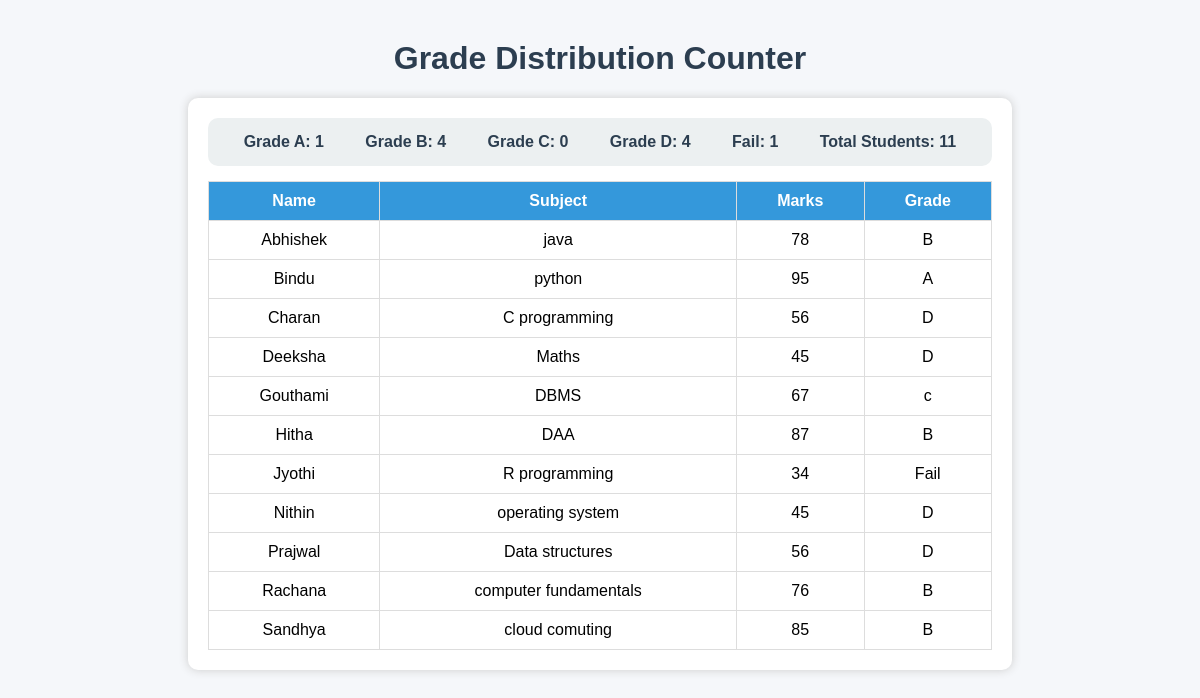
The page / on the database its author committed.
### students/models.py (models this page shows)
class Student(models.Model):
    name = models.CharField(max_length=100)
    subject = models.CharField(max_length=100)
    marks = models.IntegerField()
    def grade(self):
        if self.marks >= 90:
            return 'A'
        elif self.marks >= 75:
            return 'B'
        elif self.marks >= 60:
            return 'c'
        elif self.marks >= 40:
            return 'D'
        else:
            return 'Fail'

### students/views.py (the view)
# urls.py: path('',views.grade_distribution, name='grade_distribution'),
def grade_distribution(request):
    students = Student.objects.all()
    count_A = sum(1 for s in students if s.grade() == 'A')
    count_B = sum(1 for s in students if s.grade() == 'B')
    count_C = sum(1 for s in students if s.grade() == 'C')
    count_D = sum(1 for s in students if s.grade() == 'D')
    count_Fail = sum(1 for s in students if s.grade() == 'Fail')
    total = students.count()
    context = {
        'count_A': count_A,
        'count_B': count_B,
        'count_C': count_C,
        'count_D': count_D,
        'count_Fail': count_Fail,
        'total': total,
        'students': students
    }
    return render(request, 'grade_distribution.html', context)

### students/templates/grade_distribution.html (shortened to what this page needs)
<!DOCTYPE html>
<html lang="en">
<head>
</head>
<body>
     <h1> Grade Distribution Counter</h1>
     <div class="box">
         <div class="stats">
             <div>Grade A: {{ count_A }}</div>
             <div>Grade B: {{ count_B }}</div>
             <div>Grade C: {{ count_C }}</div>
             <div>Grade D: {{ count_D }}</div>
             <div>Fail: {{ count_Fail }}</div>
             <div>Total Students: {{ total }}</div>
         </div>
         <table>
             <tr>
                 <th>Name</th>
                 <th>Subject</th>
                 <th>Marks</th>
                 <th>Grade</th>
             </tr>
             {% for s in students %}
             <tr>
                 <td>{{ s.name }}</td>
                 <td>{{ s.subject }}</td>
                 <td>{{ s.marks }}</td>
                 <td>{{ s.grade }}</td>
             </tr>
             {% endfor %}
         </table>
     </div>
</body>
</html>

### students/templates/grade_distribution.html (style rules this page uses)
body { font-family: Arial; background-color: #f5f7fa; margin: 40px; }
h1 { text-align: center; color: #2c3e50; }
.box { width: 70%; margin: 20px auto; padding: 20px; background-color: white; border-radius: 10px; box-shadow: 0 0 10px #ccc; }
table { width: 100%; border-collapse: collapse; margin-top: 15px; }
th, td { border: 1px solid #ddd; padding: 10px; text-align: center; }
th { background-color: #3498db; color: white; }
.stats { display: flex; justify-content: space-around; background: #ecf0f1; padding: 15px; border-radius: 10px; margin-bottom: 15px; }
.stats div { font-weight: bold; color: #2c3e50; }

### rows shown on the page
Student: name "Abhishek", subject "java", marks "78", grade "B"
Student: name "Bindu", subject "python", marks "95", grade "A"
Student: name "Charan", subject "C programming", marks "56", grade "D"
Student: name "Deeksha", subject "Maths", marks "45", grade "D"
Student: name "Gouthami", subject "DBMS", marks "67", grade "c"
Student: name "Hitha", subject "DAA", marks "87", grade "B"
Student: name "Jyothi", subject "R programming", marks "34", grade "Fail"
Student: name "Nithin", subject "operating system", marks "45", grade "D"
Student: name "Prajwal", subject "Data structures", marks "56", grade "D"
Student: name "Rachana", subject "computer fundamentals", marks "76", grade "B"
Student: name "Sandhya", subject "cloud comuting", marks "85", grade "B"

### other values the page prints
{{ count_A }} "1"
{{ count_B }} "4"
{{ count_C }} "0"
{{ count_D }} "4"
{{ count_Fail }} "1"
{{ total }} "11"
